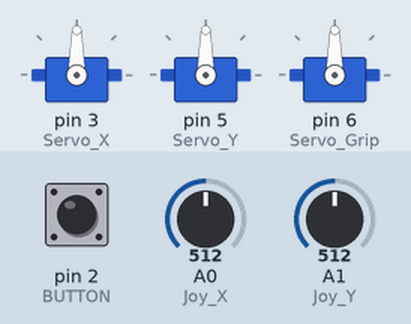
A sketch run on a simulated Arduino Uno, built with avr-gcc and run on an emulated ATmega328P. Shown: 3 × servo. The inputs (shaded band) are chosen by the test bench; at power-on: pin 2 (BUTTON) HIGH, A0 (Joy_X) = 512, A1 (Joy_Y) = 512.

Above: at 1.2 s.
1.3 s: pin 2 (BUTTON) pulled LOW for 3.2 s
At 4.9 s:
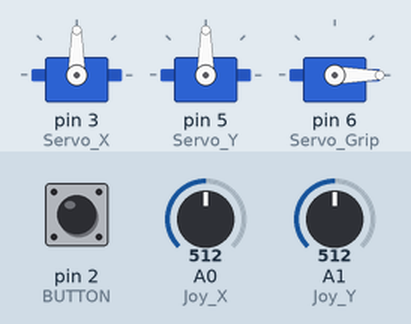
6.0 s: A0 (Joy_X) set to 716
At 7.2 s:
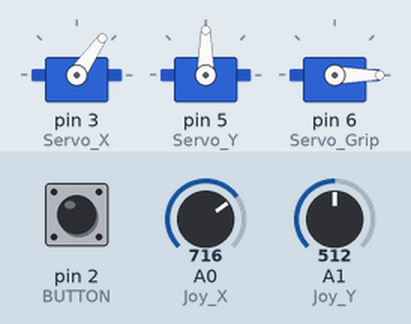
7.5 s: A1 (Joy_Y) set to 716
At 8.4 s:
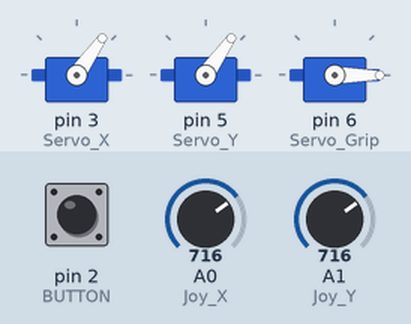
9.0 s: pin 2 (BUTTON) pulled LOW for 0.15 s
At 9.6 s:
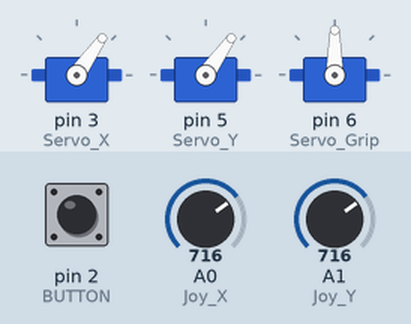
10.6 s: A0 (Joy_X) set to 900
At 11.8 s:
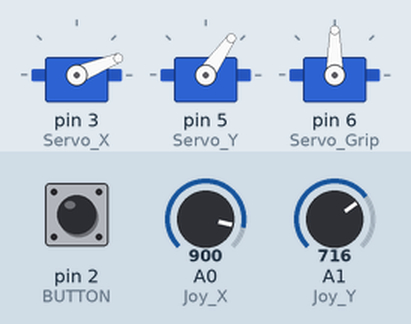
12.1 s: A1 (Joy_Y) set to 900
At 13.1 s:
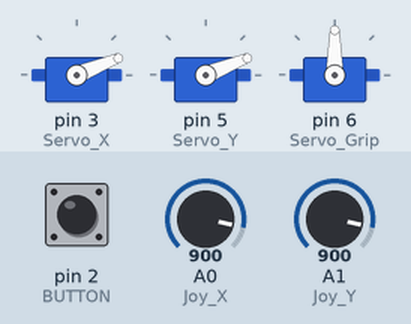
Timing chart, 0 to 14.6 s (numbered marks = the images above; inputs shaded):
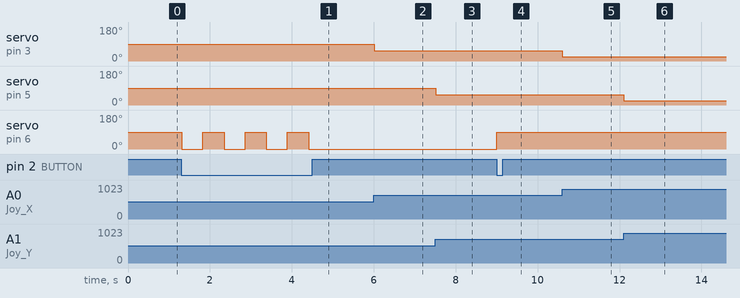

Measured:
- after the input at 1.3 s, servo on pin 6 (Servo_Grip): alternates 90° for 0.52 s and 0° for 0.52 s, 7 changes in all, then stays 0°, starting at once
- after the input at 6.0 s, servo on pin 3 (Servo_X): 90° → 55° at once
- after the input at 7.5 s, servo on pin 5 (Servo_Y): 90° → 55° at once
- after the input at 9.0 s, servo on pin 6 (Servo_Grip): 0° → 90° at once
- after the input at 10.6 s, servo on pin 3 (Servo_X): 55° → 22° at once
- after the input at 12.1 s, servo on pin 5 (Servo_Y): 55° → 22° at once

The sketch:

Servos_and_Joystick_RoboticArm.ino
```cpp
#include <Servo.h>

Servo Servo_X;
Servo Servo_Y;
Servo Servo_Grip;

#define Joy_X A0
#define Joy_Y A1
#define BUTTON 2

int Joy_Val = 0;
boolean state = false;

void setup() {
  // put your setup code here, to run once:
Servo_X.attach (3);
Servo_Y.attach (5);
Servo_Grip.attach (6);
pinMode (BUTTON, INPUT_PULLUP);
}

void loop() {
  // put your main code here, to run repeatedly:

Joy_Val = analogRead (Joy_X);
Joy_Val = map (Joy_Val, 0, 1023, 180, 0);
Servo_X.write (Joy_Val);

Joy_Val = analogRead (Joy_Y);
Joy_Val = map (Joy_Val, 0, 1023, 180, 0);
Servo_Y.write (Joy_Val);
delay (15);

if (digitalRead(BUTTON) == LOW) {

  if (state == false) {
    state = true;
    Servo_Grip.write (0);
    delay (500);
  } else {
    state = false;
    Servo_Grip.write(90);
    delay(500);
  }
 }
}
```
